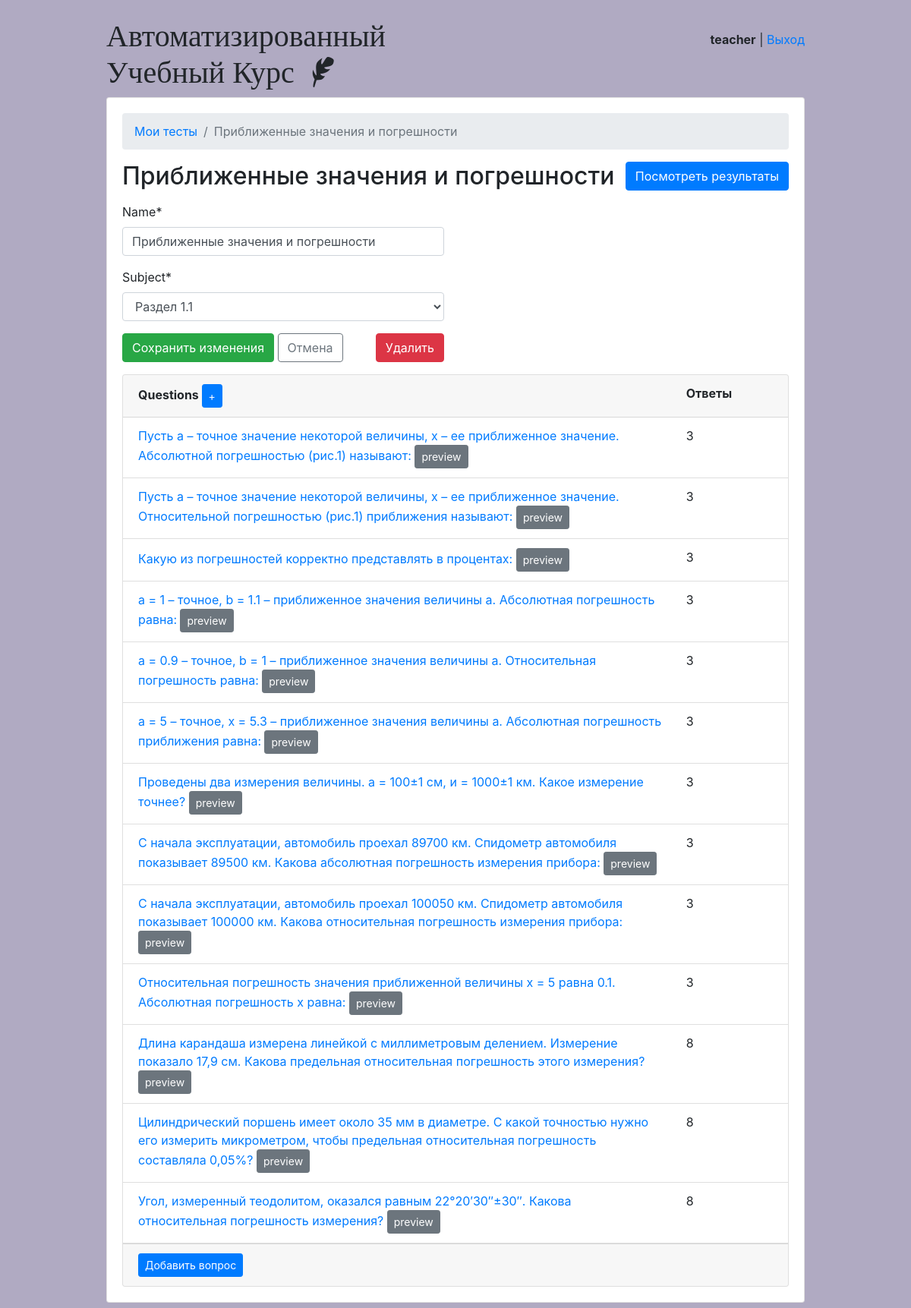
Page /teachers/quiz/39/ (signed in) on the committed database.
### classroom/models.py (models this page shows, shortened)
class User(AbstractUser):
    is_student = models.BooleanField(default=False)
    is_teacher = models.BooleanField(default=False)

class Quiz(models.Model):
    owner = models.ForeignKey(User, on_delete=models.CASCADE, related_name='quizzes')
    name = models.CharField(max_length=255)
    subject = models.ForeignKey(Subject, on_delete=models.CASCADE, related_name='quizzes')

class Subject(models.Model):
    name = models.CharField(max_length=30)
    color = models.CharField(max_length=7, default='#007bff')
    def __str__(self):
        return self.name

class Question(models.Model):
    quiz = models.ForeignKey(Quiz, on_delete=models.CASCADE, related_name='questions')
    image = models.ImageField(upload_to='images', blank=True, default="0")
    text = models.TextField('Question')
    type = models.TextField('Type')

### classroom/views/teachers.py (the view, shortened to what this page needs)
# urls.py: path('quiz/<int:pk>/', teachers.QuizUpdateView.as_view(), name='quiz_change'),
@method_decorator([login_required, teacher_required], name='dispatch')
class QuizUpdateView(UpdateView):
    model = Quiz
    fields = ('name', 'subject', )
    context_object_name = 'quiz'
    template_name = 'classroom/teachers/quiz_change_form.html'
    def get_context_data(self, **kwargs):
        kwargs['questions'] = self.get_object().questions.annotate(answers_count=Count('answers'))
        return super().get_context_data(**kwargs)
    def get_queryset(self):
        return self.request.user.quizzes.all()

### classroom/templates/classroom/teachers/quiz_change_form.html (shortened to what this page needs)
{% extends 'base.html' %}
{% load crispy_forms_tags %}
{% block content %}
  <nav aria-label="breadcrumb">
    <ol class="breadcrumb">
      <li class="breadcrumb-item"><a href="{% url 'teachers:quiz_change_list' %}">Мои тесты</a></li>
      <li class="breadcrumb-item active" aria-current="page">{{ quiz.name }}</li>
    </ol>
  </nav>
  <h2 class="mb-3">
    {{ quiz.name }}
    <a href="{% url 'teachers:quiz_results' quiz.pk %}" class="btn btn-primary float-right">Посмотреть результаты</a>
  </h2>
  <div class="row mb-3">
    <div class="col-md-6 col-sm-8 col-12">
      <form method="post" novalidate>
        {{ form|crispy }}
        <button type="submit" class="btn btn-success">Сохранить изменения</button>
        <a href="{% url 'teachers:quiz_change_list' %}" class="btn btn-outline-secondary" role="button">Отмена</a>
        <a href="{% url 'teachers:quiz_delete' quiz.pk %}" class="btn btn-danger float-right">Удалить</a>
      </form>
    </div>
  </div>
  <div class="card">
    <div class="card-header">
      <div class="row">
        <div class="col-10">
          <strong>Questions <a href="{% url 'teachers:question_add' quiz.pk %}" class="btn btn-primary btn-sm">+</a></strong>
        </div>
        <div class="col-2">
          <strong>Ответы</strong>
        </div>
      </div>
    </div>
    <div class="list-group list-group-flush list-group-formset">
      {% for question in questions %}
        <div class="list-group-item">
          <div class="row">
            <div class="col-10">
              <a href="{% url 'teachers:question_change' quiz.pk question.pk %}">{{ question.text }}</a>
              <a class="btn btn-sm btn-secondary" href="{% url 'teachers:question_preview' quiz.pk question.pk %}">preview</a>
            </div>
            <div class="col-2">
              {{ question.answers_count }}
            </div>
          </div>
        </div>
      {% empty %}
        <div class="list-group-item text-center">
          <p class="text-muted font-italic mb-0">Вы еще не добавили ни одного вопроса. <a href="{% url 'teachers:question_add' quiz.pk %}">первый вопрос</a>.</p>
        </div>
      {% endfor %}
    </div>
    <div class="card-footer">
      <a href="{% url 'teachers:question_add' quiz.pk %}" class="btn btn-primary btn-sm">Добавить вопрос</a>
    </div>
  </div>
{% endblock %}

### templates/base.html (shortened to what this page needs)
{% load static %}
<!doctype html>
<html lang="en">
  <head>
    <link rel="stylesheet" href="{% static 'css/bootstrap.min.css' %}">
    <link rel="stylesheet" type="text/css" href="{% static 'vendor/fontello-2f186091/css/fontello.css' %}">
    <link rel="stylesheet" type="text/css" href="{% static 'css/app.css' %}">
    {% if user.is_authenticated and user.is_teacher %}
      <link rel="stylesheet" type="text/css" href="{% static 'css/teachers.css' %}">
    {% else %}
      <link rel="stylesheet" type="text/css" href="{% static 'css/students.css' %}">
    {% endif %}
  </head>
  <body>
    <div class="container my-4">
      <div class="row justify-content-center">
        <div class="col-md-10 col-sm-12">
          <div class="row">
            <div class="col-6">
              <h1 class="logo">
                <a href="{% url 'home' %}">
                  Автоматизированный Учебный Курс
                  {% if user.is_authenticated %}
                    {% if user.is_teacher %}
                      <span class="icon-feather" data-toggle="tooltip" data-placement="right" title="Профиль учителя"></span>
                    {% else %}
                      <span class="icon-graduation-cap" data-toggle="tooltip" data-placement="right" title="Профиль студента"></span>
                    {% endif %}
                  {% endif %}
                </a>
              </h1>
            </div>
            <div class="col-6 text-right">
              {% if user.is_authenticated %}
                <p class="pt-3">
                  {% if user.is_student %}
                    <strong><a href="{% url 'students:student_detail' student=user.id %}">{{ user.username }}</a> - {{user.student.score}}</strong>
                  {% else %}
                    <strong>{{ user.username }}</strong>
                  {% endif %}
                    | <a href="{% url 'logout' %}">Выход</a>
                </p>
              {% else %}
                <a href="{% url 'login' %}" class="btn btn-light" role="button">Войти</a>
                <a href="{% url 'signup' %}" class="btn btn-primary" role="button">Регистрация</a>
              {% endif %}
            </div>
          </div>
          <div class="card mb-3">
            <div class="card-body">
              {% block content %}
              {% endblock %}
            </div>
          </div>
        </div>
      </div>
    </div>
  </body>
</html>

### static/css/app.css (style rules this page uses)
.logo { font-family: 'Clicker Script', cursive; }
.logo a { color: #212529; text-decoration: none; }

### static/css/teachers.css (style rules this page uses)
body { background-color: #b0aac2; }

### rows in the picture
User: username "teacher"
Quiz: name "Приближенные значения и погрешности", subject "Раздел 1.1"
Question: text "Пусть a – точное значение некоторой величины, x – ее приближенное значение. Абсолютной погрешностью (рис.1) называют:", answers_count "3"
Question: text "Пусть a – точное значение некоторой величины, x – ее приближенное значение. Относительной погрешностью (рис.1) приближения называют:", answers_count "3"
Question: text "Какую из погрешностей корректно представлять в процентах:", answers_count "3"
Question: text "а = 1 – точное, b = 1.1 – приближенное значения величины а. Абсолютная погрешность равна:", answers_count "3"
Question: text "а = 0.9 – точное, b = 1 – приближенное значения величины а. Относительная погрешность равна:", answers_count "3"
Question: text "а = 5 – точное, x = 5.3 – приближенное значения величины а. Абсолютная погрешность приближения равна:", answers_count "3"
Question: text "Проведены два измерения величины. а = 100±1 см, и = 1000±1 км. Какое измерение точнее?", answers_count "3"
Question: text "С начала эксплуатации, автомобиль проехал 89700 км. Спидометр автомобиля показывает 89500 км. Какова абсолютная погрешность измерения прибора:", answers_count "3"
Question: text "С начала эксплуатации, автомобиль проехал 100050 км. Спидометр автомобиля показывает 100000 км. Какова относительная погрешность измерения прибора:", answers_count "3"
Question: text "Относительная погрешность значения приближенной величины х = 5 равна 0.1. Абсолютная погрешность х равна:", answers_count "3"
Question: text "Длина карандаша измерена линейкой с миллиметровым делением. Измерение показало 17,9 см. Какова предельная относительная погрешность этого измерения?", answers_count "8"
Question: text "Цилиндрический поршень имеет около 35 мм в диаметре. С какой точностью нужно его измерить микрометром, чтобы предельная относительная погрешность составляла 0,05%?", answers_count "8"
Question: text "Угол, измеренный теодолитом, оказался равным 22°20′30′′±30′′. Какова относительная погрешность измерения?", answers_count "8"
